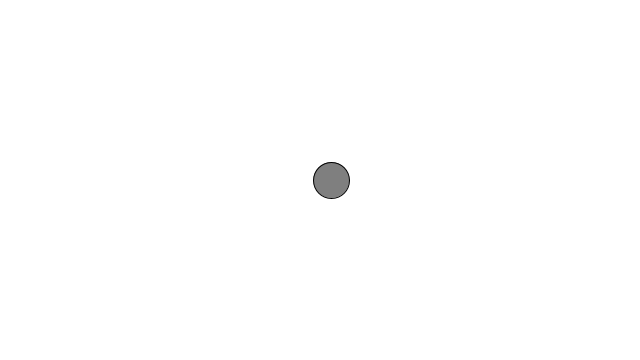
Frame 1 (no input)
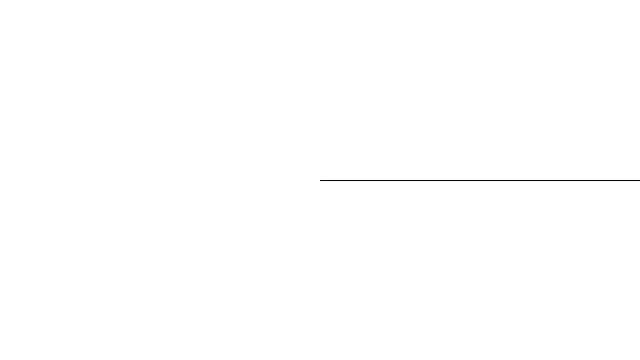
Frame 60 (the mouse pressed at the canvas centre just before this capture)
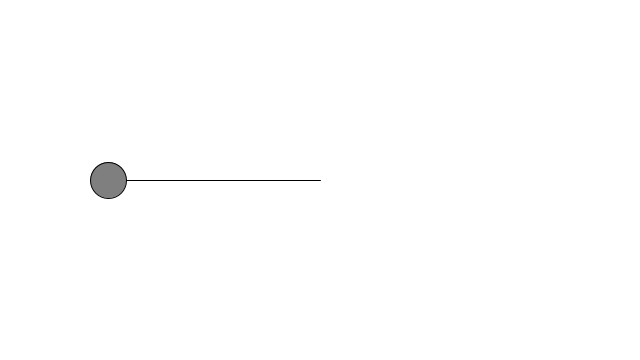
Frame 120 (the mouse held since frame 60 and released just before this capture)

The Processing sketch that drew these frames (run headless with seeded random() and noise(); from frame 60 on, the mouse is pressed at the canvas centre):

// Processing sketch: sketch_3_3_HarmonicMotion
// ── sketch_3_3_HarmonicMotion.pde



float amplitude = 360;
float period = 200;

void setup(){

  size(640,360);


}


void draw(){

  background(255);
  translate(width/2, height/2);
  float x = amplitude * sin((frameCount/period)*TWO_PI);
  
  fill(127);
  stroke(0);
  
  line(0,0,x,0);
  ellipse(x,0,36,36);
  

}
